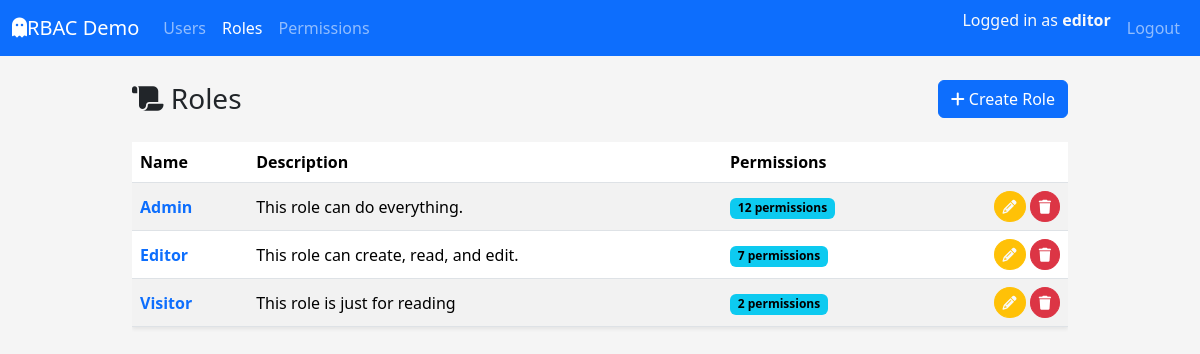
Page /roles/ (signed in) on the committed database.
### app/models/user.py (models this page shows, shortened)
class UserTable(UserMixin,db.Model):
    __tablename__ = "tbl_users"
    id = db.Column(db.Integer, primary_key=True)
    username = db.Column(db.String(80), unique=True, nullable=False)
    email = db.Column(db.String(120), unique=True, nullable=False)
    fullname = db.Column(db.String(120), nullable=False)
    is_active = db.Column(db.Boolean, default=True, nullable=False)
    password_hash = db.Column(db.String(255), nullable=False)
    created_at = db.Column(db.DateTime, default=datetime.utcnow, nullable=False)
    updated_at = db.Column(
        db.DateTime, default=datetime.utcnow, onupdate=datetime.utcnow, nullable=False
    )
    roles = db.relationship("RoleTable", secondary=tbl_user_roles, back_populates="users")
    def get_permission_codes(self) -> set[str]:
        return {perm.code for role in self.roles for perm in role.permissions}
    def has_permission(self, permission_code: str) -> bool:
        return permission_code in self.get_permission_codes()

### app/models/role.py (models this page shows, shortened)
class RoleTable(db.Model):
    __tablename__ = "tbl_roles"
    id = db.Column(db.Integer, primary_key=True)
    name = db.Column(db.String(80), unique=True, nullable=False)
    description = db.Column(db.String(255))
    created_at = db.Column(db.DateTime, default=datetime.utcnow, nullable=False)
    updated_at = db.Column(
        db.DateTime, default=datetime.utcnow, onupdate=datetime.utcnow, nullable=False
    )
    users = db.relationship("UserTable", secondary=tbl_user_roles, back_populates="roles")
    permissions = db.relationship("PermissionTable", secondary=tbl_role_permissions, back_populates="roles")

### app/routes/roles_route.py (the view)
@role_bp.route('/')
@login_required
@permission_required(Perm.ROLE_READ)
def index():
    roles = RoleService.get_all_roles()
    return render_template("roles/index.html", roles=roles)

### app/services/role_service.py (called while the page is built)
    @staticmethod
    def get_all_roles() -> List[RoleTable]:
        return RoleTable.query.order_by(RoleTable.id.asc()).all()

### app/templates/roles/index.html (shortened to what this page needs)
{% extends "layouts/base.html" %}  {% block content %}
<div class="d-flex justify-content-between align-items-center mb-4">
  <h1 class="h3 mb-0"><i class="fa-solid fa-scroll"></i> Roles</h1>
  <a href="{{ url_for('tbl_roles.create') }}" class="btn btn-primary"
    ><i class="fa-solid fa-plus"></i> Create Role</a
  >
</div>
{% if roles %}
<div class="table-responsive">
  <table
    class="table table-striped  table-hover align-middle shadow-sm"
  >
    <thead>
      <tr>
        <th>Name</th>
        <th>Description</th>
        <th>Permissions</th>
        <th class="text-end"></th>
      </tr>
    </thead>
    <tbody>
      {% for role in roles %}
      <tr>
        <td>
          <a
            href="{{ url_for('tbl_roles.detail', role_id=role.id) }}"
            class="text-decoration-none fw-semibold"
            >{{ role.name }}</a
          >
        </td>
        <td>{{ role.description or "-" }}</td>
        <td>
          {% if role.permissions %}
            <span class="badge text-bg-info">
              {{ role.permissions|length }} permission{{ role.permissions|length != 1 and 's' or '' }}
            </span>
          {% else %}
           <span class="badge text-bg-secondary">No permission</span>
          {% endif %}
        </td>
        <td class="text-end">
          <a
            href="{{ url_for('tbl_roles.edit', role_id=role.id) }}"
            class="btn btn-sm btn-warning rounded-circle text-light"
            title="Edit"
            ><i class="fa-solid fa-pencil"></i
          ></a>
          <a
            href="{{ url_for('tbl_roles.delete_confirm', role_id=role.id) }}"
            class="btn btn-sm btn-danger rounded-circle"
            title="Delete"
            ><i class="fa-solid fa-trash"></i
          ></a>
        </td>
      </tr>
      {% endfor %}
    </tbody>
  </table>
</div>
{% else %}
  <div class="alert alert-info">
    No role found.
  <a href="{{ url_for('tbl_roles.create') }}">Create the first role</a>
</div>
{% endif %}
{% endblock %}

### app/templates/layouts/base.html (shortened to what this page needs)
<!doctype html>
<html lang="en">
  <head>
    <link
      href="https://cdn.jsdelivr.net/npm/bootstrap@5.3.8/dist/css/bootstrap.min.css"
      rel="stylesheet"
    />
    <link
      rel="stylesheet"
      href="{{ url_for('static', filename='css/style.css') }}"
    />
  </head>
  <body>
    <nav class="navbar navbar-expand-lg navbar-dark bg-primary mb-4">
      <div class="container-fluid">
        <a class="navbar-brand" href="#">
          <i class="fa-solid fa-ghost"></i>RBAC Demo
        </a>
        <div class="collapse navbar-collapse" id="navbarMain">
          <ul class="navbar-nav me-auto mb-2 mb-lg-0">
            {% if current_user.is_authenticated and
            current_user.has_permission(perm.USER_READ) %}
            <li class="nav-item">
              <a
                class="nav-link {% if request.blueprint == 'tbl_users' %}active{% endif %}"
                href="{{ url_for('tbl_users.index') }}"
                >Users</a
              >
            </li>
            {% endif %}
            {% if current_user.is_authenticated and
            current_user.has_permission(perm.ROLE_READ) %}
            <li class="nav-item">
              <a
                class="nav-link {% if request.blueprint == 'tbl_roles' %}active{% endif %}"
                href="{{ url_for('tbl_roles.index') }}"
                >Roles</a
              >
            </li>
            {% endif %}
            {% if current_user.is_authenticated and
            current_user.has_permission(perm.PERM_READ) %}
            <li class="nav-item">
              <a
                class="nav-link {% if request.blueprint == 'tbl_perms' %}active{% endif %}"
                href="{{ url_for('tbl_perms.index') }}"
                >Permissions</a
              >
            </li>
            {% endif %}
          </ul>
          <ul class="navbar-nav ms-auto mb-2 mb-lg-0">
            {% if current_user.is_authenticated %}
            <li class="nav-item">
              <span class="navbar-text me-2 text-light">
                Logged in as <strong>{{ current_user.username }}</strong>
              </span>
            </li>
            <li class="nav-item">
              <a href="{{ url_for('auth.logout') }}" class="nav-link">Logout</a>
            </li>
            {% else %}
            <li class="nav-item">
              <a href="{{ url_for('auth.login') }}" class="nav-link">Login</a>
            </li>
            {% endif %}
          </ul>
        </div>
      </div>
    </nav>
    <main class="container">
       {% block content %}{% endblock %}
    </main>
  </body>
</html>

### app/static/css/style.css (style rules this page uses)
body { background-color: #f5f5f5; }
main.container { max-width: 960px; }
.table td, .table th { vertical-align: middle; }

### rows in the picture
UserTable: username "editor"
RoleTable: name "Admin", description "This role can do everything.", permissions|length "12", permissions|length "s"
RoleTable: name "Editor", description "This role can create, read, and edit.", permissions|length "7", permissions|length "s"
RoleTable: name "Visitor", description "This role is just for reading", permissions|length "2", permissions|length "s"
